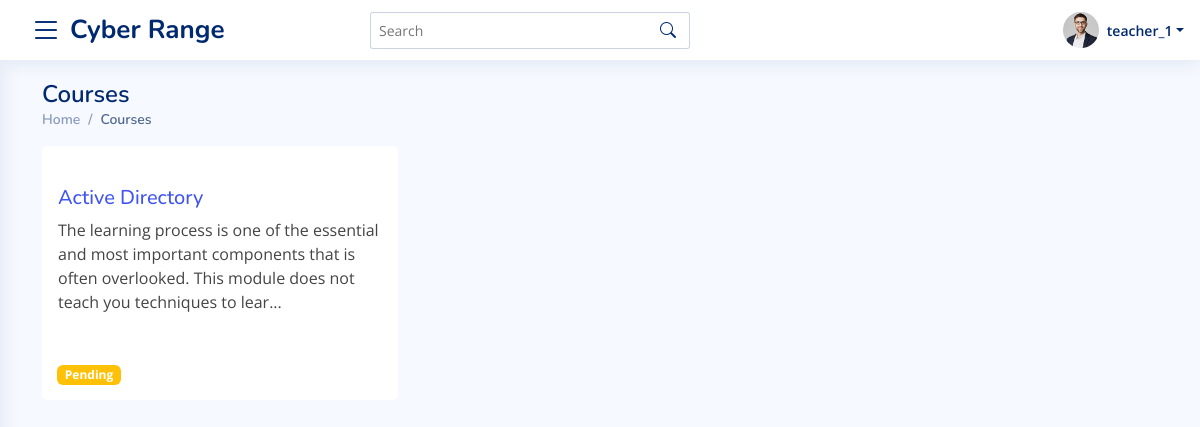
Page /instructor/courses (signed in) on the committed database.
### accounts/models.py (models this page shows, shortened)
class User(AbstractBaseUser):
    username = models.CharField(
        verbose_name="Username",
        max_length=255,
        default="",
        blank=True,
        unique=False,
    )
    email = models.EmailField(
        verbose_name='email address',
        max_length=255,
        unique=True,
    )
    is_active = models.BooleanField(default=True, help_text="User is verified and have access to the website. Admin can also block a user by un-check this field")
    is_staff = models.BooleanField(default=False , editable=False) # a admin user; non super-user
    is_superuser = models.BooleanField(default=False, help_text="Superuser of the whole website.") # a superuser
    is_student = models.BooleanField(default=False)
    is_instructor = models.BooleanField(default=False)
    is_admin = models.BooleanField(default=False)
    groups = models.ManyToManyField(
        Group,
        verbose_name=_('groups'),
        blank=True,
        help_text=_(
            'The groups this user belongs to. A user will get all permissions '
            'granted to each of their groups.'
        ),
        related_name="user_groups_set",
        related_query_name="user",
    )
    permissions = models.ManyToManyField(
        Permission,
        verbose_name=_('user permissions'),
        blank=True,
        help_text=_('Specific permissions for this user.'),
        related_name="user_permissions_set",
        related_query_name="user",
    )
    date_joined = models.DateTimeField(_('Date Joined'), blank=True, null=True, auto_now_add=True)
    updated= models.DateTimeField( verbose_name= _('Last Updated Timestamp') , auto_now= True)
    USERNAME_FIELD = 'email'
    REQUIRED_FIELDS = [] # Email & Password are required by default.
    objects = UserManager()

### master_app/models.py (models this page shows, shortened)
class Course(models.Model):
    instructor = models.ForeignKey(User, on_delete=models.CASCADE)
    name = models.CharField(max_length=100)
    start_time = models.DateTimeField(auto_now_add=False, default=timezone.now)
    end_time = models.DateTimeField(auto_now_add=False, default=timezone.now)
    created_timestamp = models.DateTimeField( auto_now_add=True )
    description = RichTextField()
    is_approved = models.CharField(max_length=10, choices=APPROVED_CHOICES, default="Pending")

### master_app/views.py (the view)
# urls.py: path("instructor/courses", views.CoursesList, name="courses-all-url"),
@login_required
@teacher_required
def CoursesList(request):
    template_name = 'master_app/instructor/courses_list.html'
    all_courses = Course.objects.filter(instructor = request.user)
    context = {
        "all_courses" : all_courses
    }
    return render(request, template_name, context)

### master_app/templates/master_app/instructor/courses_list.html (shortened to what this page needs)
{%  extends 'base.html' %}
{% load static %}
{% block content %}
<main id="main" class="main">
  <section class="section dashboard">
  <div class="container">
      <div class="pagetitle">
          <h1>Courses</h1>
          <nav>
            <ol class="breadcrumb">
              <li class="breadcrumb-item"><a href="#!">Home</a></li>
              <li class="breadcrumb-item active">Courses</li>
            </ol>
          </nav>
        </div>
        <div class="row">
          {% for course in all_courses %}
          <div class="col-12 col-md-4 col-lg-4">
            <div class="card shadow-none bg-transparent ">
                <div class="card-header p-0 border-0 ">
                </div>
                <div class="card-body p-3 bg-white">
                    <h5><a href="{% url 'instructor-courses-details-url' %}">{{ course.name }}</a></h5>
                    <p>
                        The learning process is one of the essential and most important components that is often overlooked. This module does not teach you techniques to lear...
                    </p>
                </div>
                <div class="card-footer border-0">
                  {% if course.is_approved == "Pending" %}
                    <span class="badge bg-warning">Pending</span>
                  {% elif course.is_approved == "Approved" %}
                    <span class="badge bg-success">Approved</span>
                  {% elif course.is_approved == "Rejected"  %}
                    <span class="badge bg-danger">Rejected</span>
                  {% endif %}
                </div>
            </div>
    </div>
          {% endfor %}
        </div>
{% endblock %}

### master_app/templates/master_app/header.html (shortened to what this page needs)
{% load static %}
<header   class="header fixed-top d-flex align-items-center sticky-top">
  <div class="d-flex align-items-center justify-content-between">
    <i class="bi bi-list toggle-sidebar-btn"></i>
    <a href="{% url 'master_index' %}" class="logo d-flex align-items-center ms-2">
      <span class="d-none d-lg-block">Cyber Range</span>
    </a>
  </div>
  <div class="search-bar">
    <form class="search-form d-flex align-items-center" method="POST" action="#">
      <input type="text" name="query" placeholder="Search" title="Enter search keyword">
      <button type="submit" title="Search"><i class="bi bi-search"></i></button>
    </form>
  </div>
  <nav class="header-nav ms-auto">
    <ul class="d-flex align-items-center">
      {% if request.user.is_authenticated %}
      <li class="nav-item dropdown pe-3">
        <a class="nav-link nav-profile d-flex align-items-center pe-0" href="#" data-bs-toggle="dropdown">
          <img src="{% static 'assets/img/profile-img.jpg' %}" alt="Profile" class="rounded-circle">
          <span class="d-none d-md-block dropdown-toggle ps-2">{{ request.user.username }}</span>
        </a>
      </li>
      {% endif %}
    </ul>
  </nav>
</header>

### master_app/static/assets/css/style.css (style rules this page uses)
:root { scroll-behavior: smooth; }
body { font-family: "Open Sans", sans-serif; background: #f6f9ff; color: #444444; }
a { color: #4154f1; text-decoration: none; }
h1, h2, h3, h4, h5, h6 { font-family: "Nunito", sans-serif; }
#main { margin-top: 60px; padding: 20px 30px; transition: all 0.3s; }
.pagetitle { margin-bottom: 10px; }
.pagetitle h1 { font-size: 24px; margin-bottom: 0; font-weight: 600; color: #012970; }
.card { margin-bottom: 30px; border: none; border-radius: 5px; box-shadow: 0px 0 30px rgba(1, 41, 112, 0.1); }
.card-header, .card-footer { border-color: #ebeef4; background-color: #fff; color: #798eb3; padding: 15px; }
.card-body { padding: 0 20px 20px 20px; }
.breadcrumb { font-size: 14px; font-family: "Nunito", sans-serif; color: #899bbd; font-weight: 600; }
.breadcrumb a { color: #899bbd; transition: 0.3s; }
.breadcrumb .breadcrumb-item::before { color: #899bbd; }
.breadcrumb .active { color: #51678f; font-weight: 600; }
.logo { line-height: 1; }
@media (min-width: 1200px) { .logo { width: 280px; } }
.logo span { font-size: 26px; font-weight: 700; color: #012970; font-family: "Nunito", sans-serif; }
.header { transition: all 0.5s; z-index: 997; height: 60px; box-shadow: 0px 2px 20px rgba(1, 41, 112, 0.1); background-color: #fff; padding-left: 20px; }
.header .toggle-sidebar-btn { font-size: 32px; padding-left: 10px; cursor: pointer; color: #012970; }
.header .search-bar { min-width: 360px; padding: 0 20px; }
.header .search-form { width: 100%; }
.header .search-form input { border: 0; font-size: 14px; color: #012970; border: 1px solid rgba(1, 41, 112, 0.2); padding: 7px 38px 7px 8px; border-radius: 3px; transition: 0.3s; width: 100%; }
.header .search-form button { border: 0; padding: 0; margin-left: -30px; background: none; }
.header .search-form button i { color: #012970; }
.header-nav ul { list-style: none; }
.header-nav>ul { margin: 0; padding: 0; }
.header-nav .nav-profile { color: #012970; }
.header-nav .nav-profile img { max-height: 36px; }
.header-nav .nav-profile span { font-size: 14px; font-weight: 600; }
@media (min-width: 1200px) { #main, #footer { margin-left: 300px; } }
@media (min-width: 1200px) { .toggle-sidebar #main, .toggle-sidebar #footer { margin-left: 0; } }

### master_app/templates/master_app/base.html (style rules this page uses)
#main { margin-top: 0; }

### rows in the picture
User: user.username "teacher_1"
Course: name "Active Directory", is_approved "Pending"
